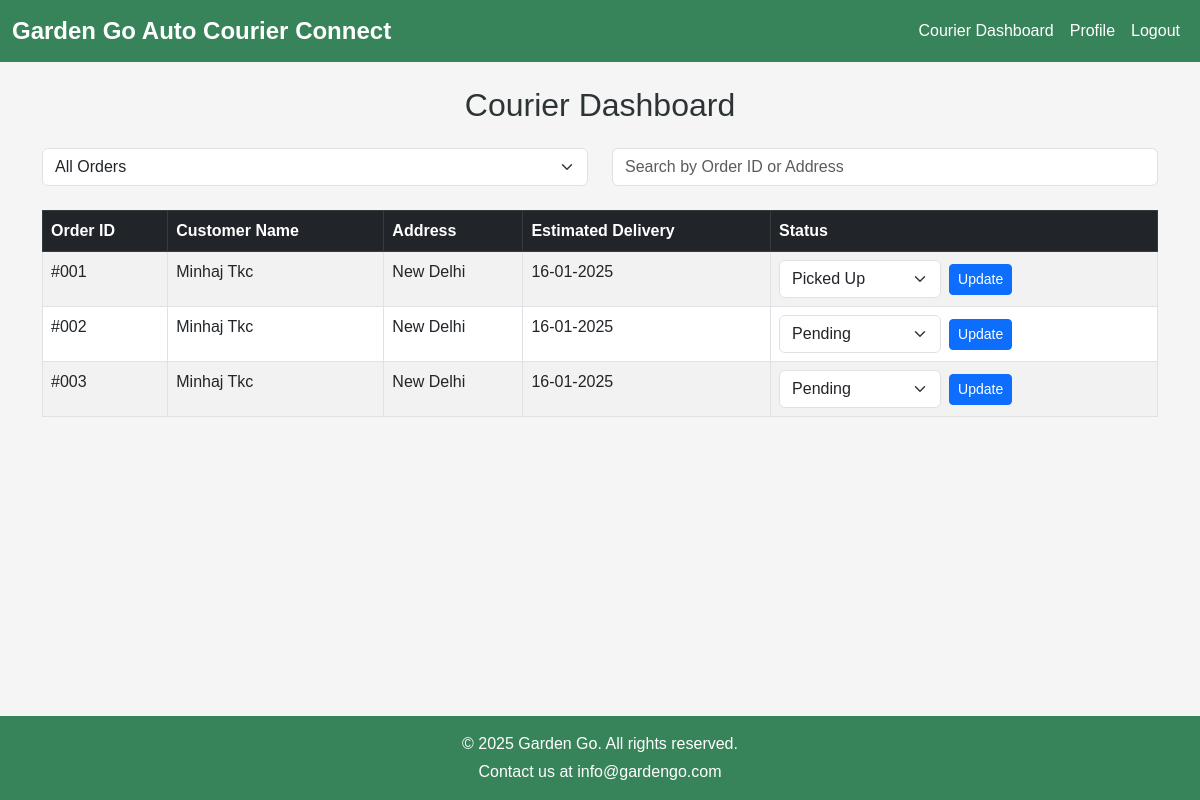
The page /courier_dashboard (signed in) on the database its author committed.
### models.py (models this page shows, shortened)
class Order(db.Model):
    __tablename__ = 'order'
    order_id = db.Column(db.Integer, primary_key=True)
    user_id = db.Column(db.Integer, db.ForeignKey('users.user_id'))
    assigned_to = db.Column(db.Integer, db.ForeignKey('users.user_id'))  # New attribute
    status = db.Column(db.String, nullable=False)
    address = db.Column(db.String(300))
    estimated_delivery = db.Column(db.DateTime)
    actual_delivery = db.Column(db.DateTime)
    updated_at = db.Column(db.DateTime, default=datetime.utcnow)
    total_price = db.Column(db.Float, nullable=False)
    shipping_cost = db.Column(db.Float, nullable=False)
    pincode = db.Column(db.String)
    created_at = db.Column(db.DateTime, default=datetime.utcnow)
    user = db.relationship('User', foreign_keys=[user_id], back_populates='orders')  # Updated
    assigned_user = db.relationship('User', foreign_keys=[assigned_to], back_populates='assigned_orders')  # New relationship
    order_items = db.relationship('OrderItem', back_populates='order')

class User(db.Model, UserMixin):
    __tablename__ = 'users'
    user_id = db.Column(db.Integer, primary_key=True)
    name = db.Column(db.String(150), nullable=False)
    email = db.Column(db.String(150), unique=True, nullable=False)
    password_hash = db.Column(db.String(256), nullable=False)
    role = db.Column(db.String(50), nullable=False)
    created_at = db.Column(db.DateTime, default=datetime.utcnow)
    profile_updated_at = db.Column(db.DateTime)
    last_login = db.Column(db.DateTime)
    address = db.Column(db.String(300))
    phone_number = db.Column(db.String(15))
    pincode = db.Column(db.String(10))
    region = db.Column(db.String(50))
    country = db.Column(db.String(50), default="India")
    vehicle_info = db.Column(db.String(150))
    vehicle_number = db.Column(db.String(50))
    orders = db.relationship('Order', foreign_keys='Order.user_id', back_populates='user')  # Updated
    assigned_orders = db.relationship('Order', foreign_keys='Order.assigned_to', back_populates='assigned_user')  # New relationship
    carts = db.relationship('Cart', back_populates='user')
    password_resets = db.relationship('PasswordReset', back_populates='user')
    subscriptions = db.relationship('Subscription', back_populates='user')

### app.py (the view)
@app.route('/courier_dashboard')
@login_required
def courier_dashboard():
    if current_user.role != 'Courier':
        abort(403)  # Forbidden for non-couriers
    assigned_orders = Order.query.filter_by(assigned_to=current_user.user_id).all()
    return render_template('courier_dashboard.html', assigned_orders=assigned_orders)

### app.py (called while the page is built)
@login_manager.user_loader
def load_user(user_id):
    return User.query.get(int(user_id))

@app.before_request
def update_last_login():
    if current_user.is_authenticated:
        current_user.last_login = datetime.utcnow()
        db.session.commit()

### templates/courier_dashboard.html (shortened to what this page needs)
{% extends "base.html" %}
{% block css %}
<link
  rel="stylesheet"
  href="{{ url_for('static', filename='css/courier_dashboard.css') }}"
/>
{% endblock %}
{% block content %}
<div class="container py-4" id="courier-container">
  <h2 class="text-center mb-4">Courier Dashboard</h2>
  <div class="row mb-3">
    <div class="col-md-6 mb-2">
      <select class="form-select" id="orderStatusFilter">
        <option value="">All Orders</option>
      </select>
    </div>
    <div class="col-md-6 mb-2">
      <input
        type="text"
        id="searchInput"
        class="form-control"
        placeholder="Search by Order ID or Address"
      />
    </div>
  </div>
  <div class="table-responsive">
    <table class="table table-striped table-bordered">
      <thead class="table-dark">
        <tr>
          <th>Order ID</th>
          <th>Customer Name</th>
          <th>Address</th>
          <th>Estimated Delivery</th>
          <th>Status</th>
        </tr>
      </thead>
      <tbody id="ordersTable">
        {% for order in assigned_orders %}
        <tr data-status="{{ order.status }}">
          <td>#00{{ order.order_id }}</td>
          <td>{{ order.user.name }}</td>
          <td>{{ order.address }}</td>
          <td>{{ order.estimated_delivery.strftime('%d-%m-%Y') if order.estimated_delivery else 'N/A' }}</td>
          <td>
            <div class="d-flex flex-wrap align-items-center">
              <select class="form-select status-update me-2" data-order-id="{{ order.order_id }}" style="width: auto;">
                <option value="Pending" {% if order.status == 'Pending' %}selected{% endif %}>Pending</option>
                <option value="Picked Up" {% if order.status == 'Picked Up' %}selected{% endif %}>Picked Up</option>
              </select>
              <button class="btn btn-primary btn-sm update-status-btn" data-order-id="{{ order.order_id }}">Update</button>
            </div>
          </td>
        </tr>
        {% else %}
        <tr>
          <td colspan="6" class="text-center">No assigned orders found.</td>
        </tr>
        {% endfor %}
      </tbody>
    </table>
  </div>
</div>
{% endblock %}

### static/css/base.css (style rules this page uses)
* { box-sizing: border-box; margin: 0; padding: 0; }
body { font-family: Arial, sans-serif; background-color: #f5f5f5; color: #2d3436; }

### static/css/courier_dashboard.css (style rules this page uses)
#courier-container { min-height: calc(100vh - 146px); }
.table-striped tbody tr:nth-of-type(odd) { background-color: rgba(0, 0, 0, 0.05); }
.table-dark { background-color: #343a40; color: #fff; }

### rows shown on the page
Order: order_id "1", user.name "Minhaj Tkc", address "New Delhi", estimated_delivery "16-01-2025", status+order_id "Picked Up"
Order: order_id "2", user.name "Minhaj Tkc", address "New Delhi", estimated_delivery "16-01-2025", status+order_id "Pending"
Order: order_id "3", user.name "Minhaj Tkc", address "New Delhi", estimated_delivery "16-01-2025", status+order_id "Pending"
